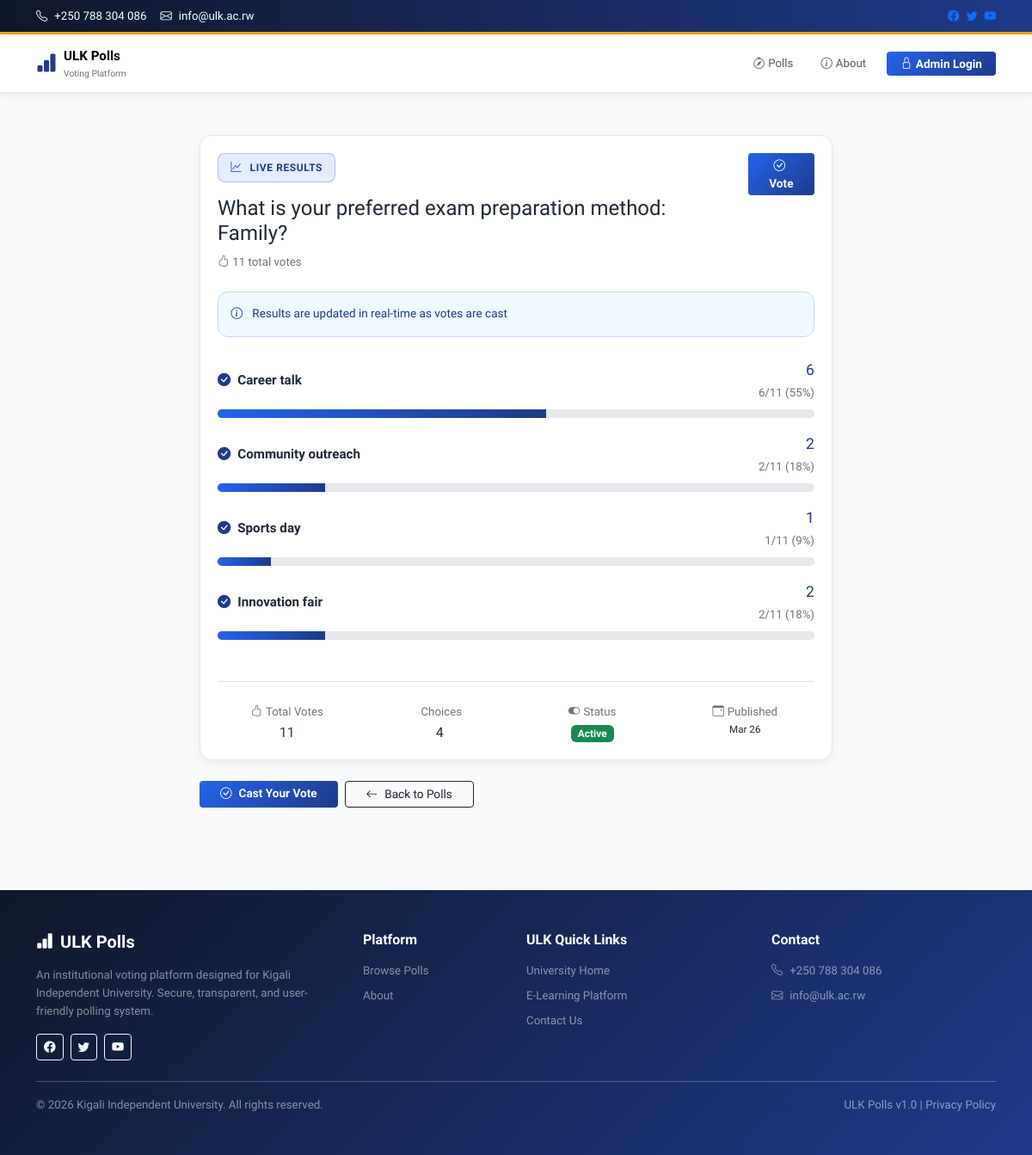
The page /12/results/ on the database its author committed.
### app/models.py (models this page shows, shortened)
class Question(models.Model):
    question_text = models.CharField(max_length=255)
    pub_date = models.DateTimeField("date published")
    is_active = models.BooleanField(default=True)
    class Meta:
        ordering = ["-pub_date", "-id"]
    @property
    def total_votes(self):
        return sum(choice.votes for choice in self.choices.all())

class Choice(models.Model):
    question = models.ForeignKey(
        Question,
        on_delete=models.CASCADE,
        related_name="choices",
    )
    choice_text = models.CharField(max_length=255)
    votes = models.PositiveIntegerField(default=0)
    class Meta:
        ordering = ["id"]

### app/views.py (the view)
# urls.py: path("<int:pk>/results/", views.ResultsView.as_view(), name="results"),
class ResultsView(generic.DetailView):
    model = Question
    template_name = "app/results.html"
    def get_queryset(self):
        return Question.objects.filter(is_active=True).prefetch_related("choices")

### templates/app/results.html (shortened to what this page needs)
{% extends "base.html" %}
{% block content %}
<section class="py-5">
    <div class="container">
        <div class="row justify-content-center">
            <div class="col-xl-8 col-lg-9">
                <div class="poll-card">
                    <div class="d-flex justify-content-between align-items-start gap-3 mb-4">
                        <div class="flex-grow-1">
                            <span class="hero-chip"><i class="bi bi-graph-up me-1"></i>Live Results</span>
                            <h1 class="h4 mt-3 mb-2 fw-800" style="color: #1f2937;">{{ question.question_text }}</h1>
                            <p class="small text-secondary mb-0">
                                <i class="bi bi-hand-thumbs-up me-1"></i>{{ question.total_votes }} total vote{{ question.total_votes|pluralize }}
                            </p>
                        </div>
                        <a href="{% url 'app:detail' question.id %}" class="btn btn-sm btn-brand px-3">
                            <i class="bi bi-check-circle me-1"></i>Vote
                        </a>
                    </div>
                    <div class="mini-banner mb-4" style="background: #f0f9ff; border-color: #bfdbfe;">
                        <i class="bi bi-info-circle me-2" style="color: #1e3a8a;"></i>
                        <span style="color: #1e3a8a; font-weight: 500;">Results are updated in real-time as votes are cast</span>
                    </div>
                    <div class="vstack gap-3">
                        {% for choice in question.choices.all %}
                            <div class="result-row">
                                <div class="d-flex justify-content-between align-items-center mb-2">
                                    <strong style="color: #1f2937; font-size: 0.95rem;">
                                        <i class="bi bi-check-circle-fill me-2" style="color: #1e3a8a;"></i>{{ choice.choice_text }}
                                    </strong>
                                    <div class="text-end">
                                        <div class="fw-700" style="color: #1e3a8a; font-size: 1.1rem;">{{ choice.votes }}</div>
                                        <small class="text-secondary">
                                            {% if question.total_votes > 0 %}
                                                {{ choice.votes|floatformat:0 }}/{{ question.total_votes }} ({% widthratio choice.votes question.total_votes 100 %}%)
                                            {% else %}
                                                0%
                                            {% endif %}
                                        </small>
                                    </div>
                                </div>
                                {% if question.total_votes %}
                                    <div class="progress result-progress" role="progressbar" aria-valuenow="{{ choice.votes }}" aria-valuemin="0" aria-valuemax="{{ question.total_votes }}">
                                        <div class="progress-bar" style="width:{% widthratio choice.votes question.total_votes 100 %}%"></div>
                                    </div>
                                {% else %}
                                    <div class="progress result-progress" role="progressbar" aria-valuenow="0" aria-valuemin="0" aria-valuemax="100">
                                        <div class="progress-bar" style="width:0%"></div>
                                    </div>
                                {% endif %}
                            </div>
                        {% empty %}
                            <div class="empty-state" style="background: #f9fafb;">
                                <i class="bi bi-inbox"></i>
                                <h3 class="h6 mt-3 fw-700">No Choices Available</h3>
                                <p class="small text-secondary mb-0">This poll does not have any answer choices yet.</p>
                            </div>
                        {% endfor %}
                    </div>
                    <div class="mt-5 pt-4 border-top border-1">
                        <div class="row g-3 text-center small">
                            <div class="col-6 col-md-3">
                                <p class="text-secondary mb-1"><i class="bi bi-hand-thumbs-up me-1"></i>Total Votes</p>
                                <p class="fw-700 h6 mb-0" style="color: #1e3a8a;">{{ question.total_votes }}</p>
                            </div>
                            <div class="col-6 col-md-3">
                                <p class="text-secondary mb-1">Choices</p>
                                <p class="fw-700 h6 mb-0">{{ question.choices.count }}</p>
                            </div>
                            <div class="col-6 col-md-3">
                                <p class="text-secondary mb-1"><i class="bi bi-toggle-on me-1"></i>Status</p>
                                <p class="fw-700 h6 mb-0">
                                    {% if question.is_active %}
                                        <span class="badge bg-success">Active</span>
                                    {% else %}
                                        <span class="badge bg-secondary">Closed</span>
                                    {% endif %}
                                </p>
                            </div>
                            <div class="col-6 col-md-3">
                                <p class="text-secondary mb-1"><i class="bi bi-calendar-event me-1"></i>Published</p>
                                <p class="fw-700 h6 mb-0 small">{{ question.pub_date|date:"M d" }}</p>
                            </div>
                        </div>
                    </div>
                </div>
                <div class="d-flex flex-wrap gap-2 mt-4">
                    <a href="{% url 'app:detail' question.id %}" class="btn btn-sm btn-brand px-4">
                        <i class="bi bi-check-circle me-2"></i>Cast Your Vote
                    </a>
                    <a href="{% url 'app:index' %}" class="btn btn-sm btn-outline-dark px-4">
                        <i class="bi bi-arrow-left me-2"></i>Back to Polls
                    </a>
                </div>
            </div>
        </div>
    </div>
</section>
{% endblock %}

### static/css/site.css (style rules this page uses)
:root { --ulk-primary: #1e3a8a; --ulk-primary-light: #2563eb; --ulk-secondary: #dc2626; --ulk-accent: #f59e0b; --ulk-dark: #0f172a; --ulk-light: #f8fafc; --ulk-border: #e2e8f0; --surface: #ffffff; --surface-soft: #f9fafb; --text-primary: #1f2937; --text-secondary: #6b7280; }
body { font-family: "Plus Jakarta Sans", -apple-system, BlinkMacSystemFont, "Segoe UI", sans-serif; font-size: 0.95rem; line-height: 1.6; color: var(--text-primary); background: var(--ulk-light); }
.btn-brand { color: #fff; background: linear-gradient(135deg, var(--ulk-primary-light) 0%, var(--ulk-primary) 100%); border: none; font-weight: 600; }
.hero-chip, .divider-label { display: inline-flex; align-items: center; gap: 0.35rem; border-radius: 0.5rem; padding: 0.4rem 0.9rem; font-size: 0.75rem; font-weight: 700; letter-spacing: 0.05em; text-transform: uppercase; background: rgba(37, 99, 235, 0.12); color: var(--ulk-primary); border: 1px solid rgba(37, 99, 235, 0.3); }
.feature-panel, .poll-card, .dashboard-panel, .login-card, .empty-state { border: 1px solid var(--ulk-border); border-radius: 0.875rem; background: var(--surface); box-shadow: 0 4px 12px rgba(0, 0, 0, 0.06); transition: all 0.3s ease; }
.poll-card, .dashboard-panel { padding: 1.25rem; }
.mini-banner, .vote-log-item, .poll-link, .choice-admin-row { border: 1px solid var(--ulk-border); border-radius: 0.75rem; background: var(--surface-soft); }
.mini-banner, .vote-log-item { padding: 0.9rem; font-size: 0.85rem; }
.result-progress { height: 0.6rem; background: #e5e7eb; border-radius: 0.3rem; }
.result-progress .progress-bar { background: linear-gradient(90deg, var(--ulk-primary-light) 0%, var(--ulk-primary) 100%); }
.form-control-sm, .btn-sm { font-size: 0.85rem; }

### templates/base.html (style rules this page uses)
body { font-family: "Plus Jakarta Sans", sans-serif; }

### rows shown on the page
Question: question_text "What is your preferred exam preparation method: Family?", total_votes "11", choices.count "4", pub_date "Mar 26"
Choice: choice_text "Career talk", votes "6", votes.votes "55"
Choice: choice_text "Community outreach", votes "2", votes.votes "18"
Choice: choice_text "Sports day", votes "1", votes.votes "9"
Choice: choice_text "Innovation fair", votes "2", votes.votes "18"
